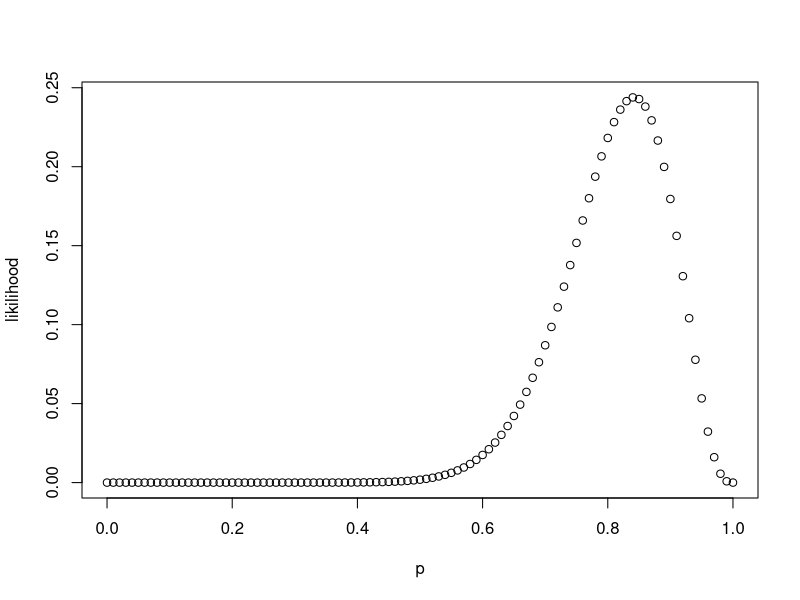
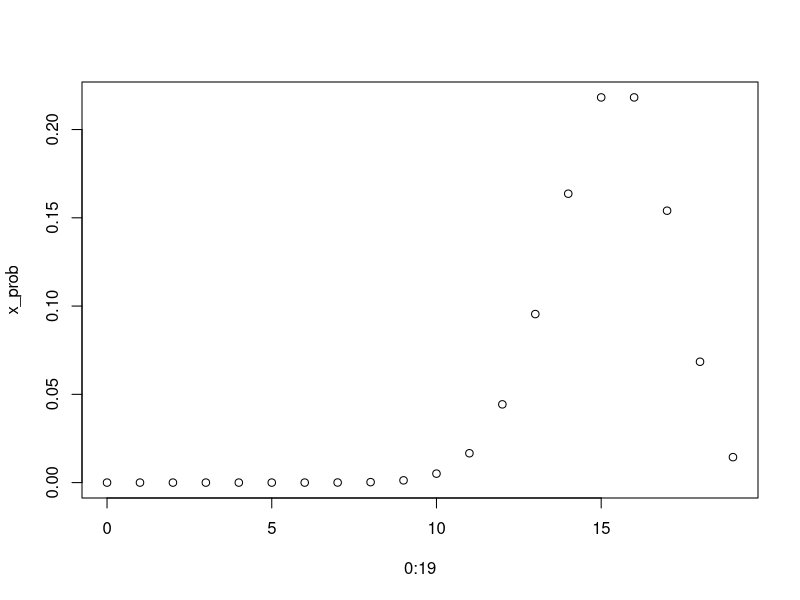

Source code (R) for these figures, in order:
n = 19
x = 16
# suppose we do not know p
p = seq(0,1, by =0.01)

likilihood = dbinom(x = 16, size =n, prob = p)

plot(p,likilihood)

# suppose we know true p = 0.8
x_prob = dbinom(x = 0:19, size = n, prob = 0.8)

plot(0:19,x_prob)
 
